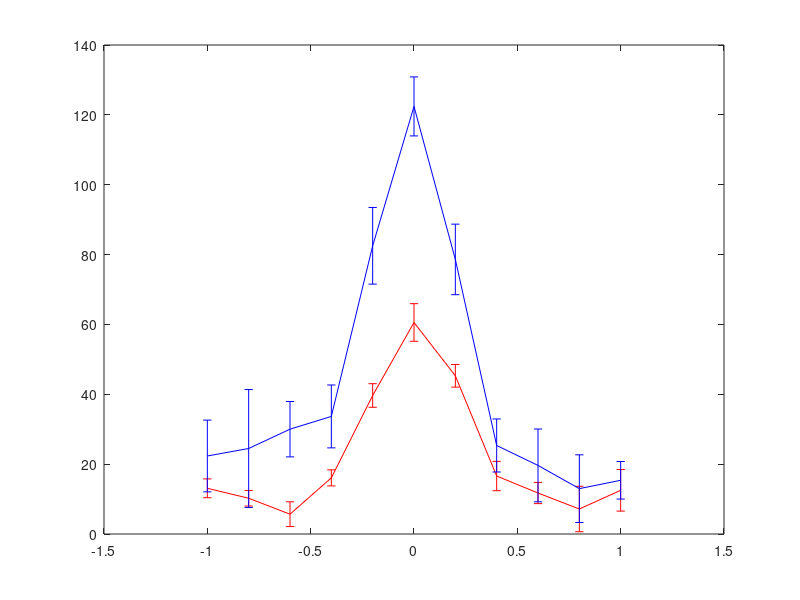

Write the MATLAB code that produced this figure.

sd = 0.2;
noise = 5;
x = -1:0.2:1;
resp = 10 + 50 .* exp(-(x.^2)./ (2.* sd.^2));
%plot(x,resp);

shift = 0;
scale = 2;
nreps = 5;
data = repmat(resp,nreps,1);
data = reshape(data,nreps * length(x),1);
adata = data + randn(size(data)) .*noise;
bdata = (data + randn(size(data)) .* noise + shift) .* scale;
alldata = [adata bdata];
smp = reshape(alldata,nreps,length(x),2);
means = mean(smp);
stds = std(smp);
hold off;
errorbar(x,means(:,:,1),stds(:,:,1),'r');
hold on;
errorbar(x,means(:,:,2),stds(:,:,2),'b');
pvals = anova2(alldata,nreps)
